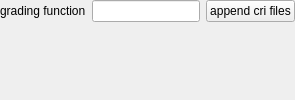
                          <widget class="QWidget" name="page_6">
                           <layout class="QVBoxLayout" name="verticalLayout_5">
                            <property name="leftMargin">
                             <number>0</number>
                            </property>
                            <property name="topMargin">
                             <number>0</number>
                            </property>
                            <property name="rightMargin">
                             <number>0</number>
                            </property>
                            <property name="bottomMargin">
                             <number>0</number>
                            </property>
                            <item>
                             <layout class="QHBoxLayout" name="horizontalLayout_12">
                              <item>
                               <widget class="QLabel" name="label_18">
                                <property name="text">
                                 <string>grading function</string>
                                </property>
                               </widget>
                              </item>
                              <item>
                               <widget class="QLineEdit" name="gradingFunctionInput"/>
                              </item>
                              <item>
                               <widget class="QPushButton" name="gradingFilesButton">
                                <property name="text">
                                 <string>append cri files</string>
                                </property>
                               </widget>
                              </item>
                             </layout>
                            </item>
                            <item>
                             <widget class="MplWidgetSimple" name="gradingPlot" native="true">
                              <property name="sizePolicy">
                               <sizepolicy hsizetype="Expanding" vsizetype="MinimumExpanding">
                                <horstretch>0</horstretch>
                                <verstretch>0</verstretch>
                               </sizepolicy>
                              </property>
                              <property name="minimumSize">
                               <size>
                                <width>0</width>
                                <height>0</height>
                               </size>
                              </property>
                             </widget>
                            </item>
                           </layout>
                          </widget>
